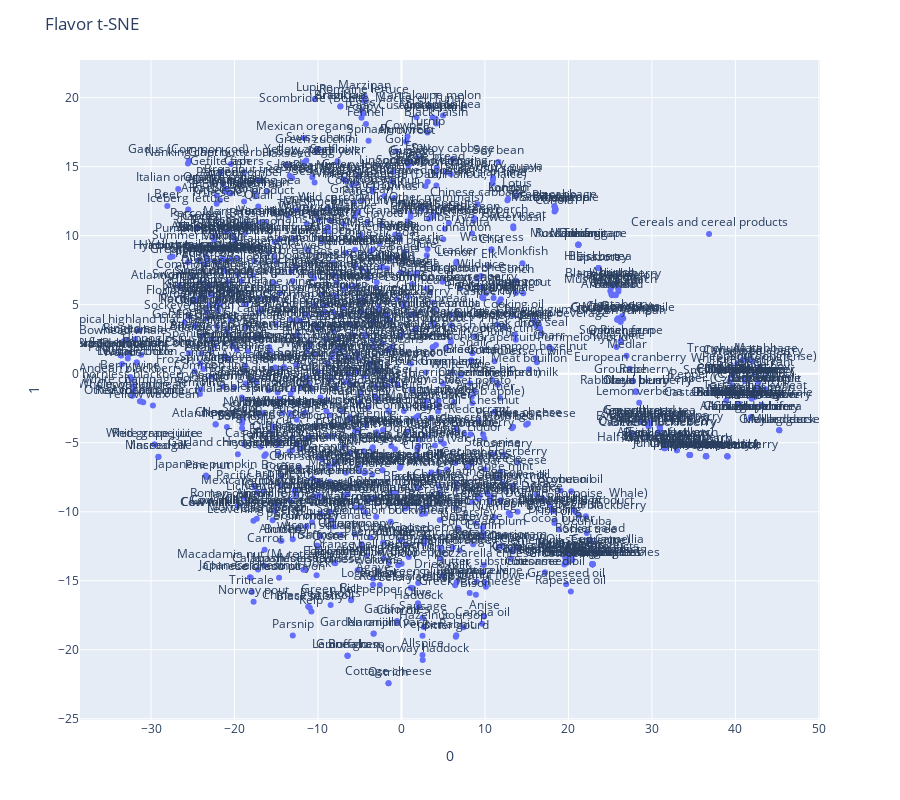

This figure's notebook cell:
### Code cell
fig = px.scatter(
    flavor_emb, x=0, y=1,
    text=foodb_df['food']
)
fig.update_traces(textposition='top center')

fig.update_layout(  
    height=800,
    title_text='Flavor t-SNE'
)
fig.show()

### Figure 1 — Plotly figure (JSON) as saved in the notebook; plotly's stock layout.template omitted (floating-point values rounded to 4 significant figures; data arrays with more than 128 entries replaced by an {"elided": "..."} marker saying what was removed)
{"data": [{"hovertemplate": "0=%{x}<br>1=%{y}<br>text=%{text}<extra></extra>", "legendgroup": "", "marker": {"color": "#636efa", "symbol": "circle"}, "mode": "markers+text", "name": "", "orientation": "v", "showlegend": false, "text": {"elided": "982 str values"}, "textposition": "top center", "type": "scatter", "x": {"elided": "982 float values"}, "xaxis": "x", "y": {"elided": "982 float values"}, "yaxis": "y"}], "layout": {"height": 800, "legend": {"tracegroupgap": 0}, "margin": {"t": 60}, "title": {"text": "Flavor t-SNE"}, "xaxis": {"anchor": "y", "domain": [0, 1], "title": {"text": "0"}}, "yaxis": {"anchor": "x", "domain": [0, 1], "title": {"text": "1"}}}}
